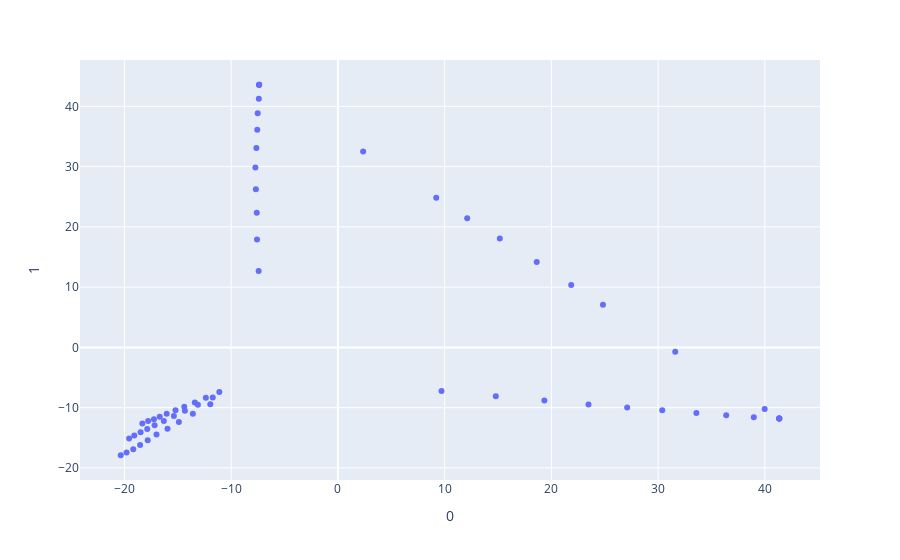

The notebook cell this image was saved under:
### Code cell
ilknoktalar23 = ilkdogrunoktalari23.copy()

for i in range(7):
    ilknoktalar23[i][0] = ilknoktalar23[i][0].flatten()
    ilknoktalar23[i][1] = ilknoktalar23[i][1].flatten()
    ilknoktalar23[i][2] = ilknoktalar23[i][2].flatten()
    ilknoktalar23[i][3] = ilknoktalar23[i][3].flatten()
    ilknoktalar23[i][4] = ilknoktalar23[i][4].flatten()

Xaralist23= []
for i in range(7):
    Xaralist23.append(np.hstack((ilknoktalar23[i][0],ilknoktalar23[i][1],ilknoktalar23[i][2],ilknoktalar23[i][3],ilknoktalar23[i][4])))



sonnoktalar23 = tümNoktalarim.copy()

for i in range(7):
    sonnoktalar23[i][0] = sonnoktalar23[i][0].flatten()
    sonnoktalar23[i][1] = sonnoktalar23[i][1].flatten()
    sonnoktalar23[i][2] = sonnoktalar23[i][2].flatten()
    sonnoktalar23[i][3] = sonnoktalar23[i][3].flatten()
    sonnoktalar23[i][4] = sonnoktalar23[i][4].flatten()

Xsonaralist23= []
for i in range(7):
    Xsonaralist23.append(np.hstack((sonnoktalar23[i][0],sonnoktalar23[i][1],sonnoktalar23[i][2],sonnoktalar23[i][3],sonnoktalar23[i][4])))




Xaralist23 = np.array(Xaralist23)
Xsonaralist23 = np.array(Xsonaralist23)
alldizi = np.vstack((Xlist,Xaralist23,Xsonaralist23))

X = alldizi

pca = PCA(n_components=2)
components = pca.fit_transform(X)

fig = px.scatter(components, x=0, y=1)
fig.show()

### Figure 1 — Plotly figure (JSON) as saved in the notebook; plotly's stock layout.template omitted (floating-point values rounded to 4 significant figures)
{"data": [{"hovertemplate": "0=%{x}<br>1=%{y}<extra></extra>", "legendgroup": "", "marker": {"color": "#636efa", "symbol": "circle"}, "mode": "markers", "name": "", "orientation": "v", "showlegend": false, "type": "scatter", "x": [-11.95, -13.59, -14.9, -15.96, -17.0, -17.82, -18.53, -19.17, -19.8, -20.35, -7.425, -7.579, -7.602, -7.683, -7.73, -7.639, -7.555, -7.515, -7.408, -7.38, 9.708, 14.79, 19.35, 23.48, 27.1, 30.39, 33.59, 36.38, 38.97, 41.35, -11.11, -12.37, -13.41, -14.4, -15.21, -16.04, -16.69, -17.24, -17.78, -18.32, -11.73, -13.12, -14.34, -15.37, -16.31, -17.17, -17.86, -18.49, -19.08, -19.56, -7.38, 2.366, 12.11, 21.86, 31.6, 41.35, 41.35, -7.38, 9.212, 15.17, 18.63, 24.83, 39.99, 41.35], "xaxis": "x", "y": [-9.439, -11.0, -12.4, -13.52, -14.47, -15.4, -16.22, -16.92, -17.45, -17.9, 12.68, 17.89, 22.35, 26.24, 29.86, 33.07, 36.1, 38.84, 41.28, 43.58, -7.254, -8.097, -8.823, -9.497, -9.963, -10.45, -10.88, -11.25, -11.59, -11.8, -7.416, -8.376, -9.163, -9.869, -10.44, -11.02, -11.53, -11.94, -12.22, -12.62, -8.305, -9.501, -10.52, -11.39, -12.22, -12.92, -13.55, -14.07, -14.61, -15.11, 43.58, 32.51, 21.43, 10.35, -0.7236, -11.8, -11.8, 43.58, 24.82, 18.09, 14.16, 7.068, -10.24, -11.8], "yaxis": "y"}], "layout": {"legend": {"tracegroupgap": 0}, "margin": {"t": 60}, "xaxis": {"anchor": "y", "domain": [0, 1], "title": {"text": "0"}}, "yaxis": {"anchor": "x", "domain": [0, 1], "title": {"text": "1"}}}}
